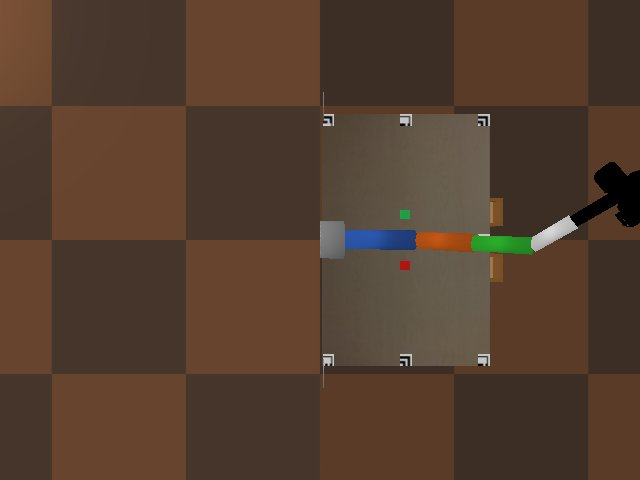
#> input picture Controller-Simulators/3d-april-tags-coordinate-test/datarow-00001-cam1.jpg, 640 x 480 px, found by its file name
$ python enhanced_black_blob_detector.py
#> lines starting #> are read from the running program, lines starting #| are printed output that depends on the picture; after the words box and inside, x2 and y2 are one past the last pixel; in counts of white or black regions, pixels touching at a corner belong together
import cv2
import numpy as np

def find_yellow_region(image):
    """
    Find the yellow region in the image to use as reference point.

    Args:
        image: BGR image

    Returns:
        tuple: (x, y) center of yellow region, or None if not found
    """
    # Convert to HSV for better color detection
    hsv = cv2.cvtColor(image, cv2.COLOR_BGR2HSV)

    # Define range for yellow color in HSV
    # Yellow hue is around 20-30 in OpenCV HSV
    lower_yellow = np.array([15, 100, 100])
    upper_yellow = np.array([35, 255, 255])

    # Create mask for yellow regions
    yellow_mask = cv2.inRange(hsv, lower_yellow, upper_yellow)

    # Find contours
    contours, _ = cv2.findContours(yellow_mask, cv2.RETR_EXTERNAL, cv2.CHAIN_APPROX_SIMPLE)

    if contours:
        # Find largest yellow contour
        largest_contour = max(contours, key=cv2.contourArea)

        # Calculate centroid
        M = cv2.moments(largest_contour)
        if M["m00"] != 0:
            cx = int(M["m10"] / M["m00"])
            cy = int(M["m01"] / M["m00"])
            return (cx, cy)

    return None

def get_black_blob_analysis(image_path):
    """
    Analyze black blob and find both center and tip furthest from yellow region.

    Args:
        image_path (str): Path to the image file

    Returns:
        dict: Analysis results with center, tip, and other info
    """

    # Load the image
    image = cv2.imread(image_path)
#> image is the input picture: shape (480, 640, 3); mean B, G, R 46.4, 61.6, 83.7

    # Convert to grayscale
    gray = cv2.cvtColor(image, cv2.COLOR_BGR2GRAY)
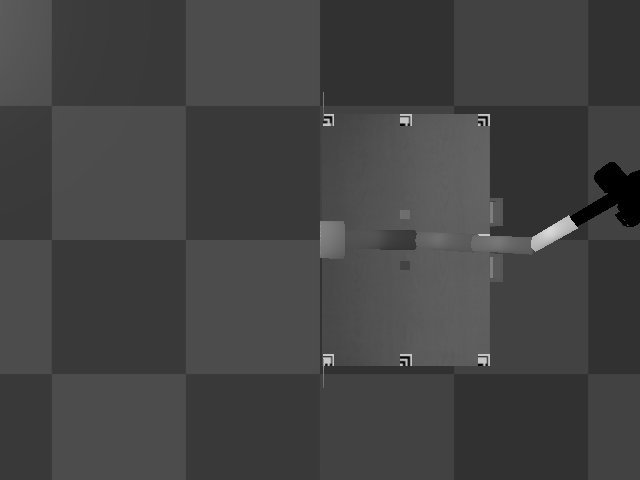
#> gray: shape (480, 640); min 0, max 227, mean 66.5

    # Create a binary mask for black regions (threshold = 30)
    _, black_mask = cv2.threshold(gray, 30, 255, cv2.THRESH_BINARY_INV)
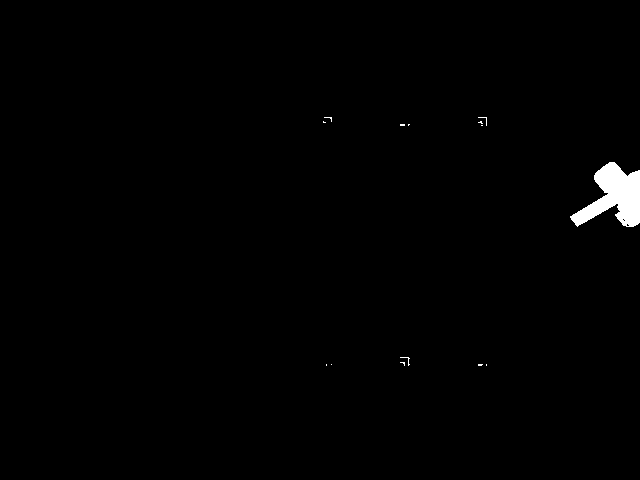
#> black_mask: shape (480, 640); 0.82% white; 14 white regions (13 under 20 px)

    # Find contours of black regions
    contours, _ = cv2.findContours(black_mask, cv2.RETR_EXTERNAL, cv2.CHAIN_APPROX_SIMPLE)
#> contours = 14 contours, 13 with area under 20; largest, box (x1, y1, x2, y2) and area: (570, 162, 640, 227) 2294

    # Find the largest black contour
    largest_contour = max(contours, key=cv2.contourArea)
#> largest_contour = contour of 126 points, box (x1, y1, x2, y2) (570, 162, 640, 227), area 2294

    # Calculate the centroid
    M = cv2.moments(largest_contour)
#> M = moments, m00 2294, centre m10/m00, m01/m00 = (614.5, 195.9)
    center_x = int(M["m10"] / M["m00"])
#> center_x = 614
    center_y = int(M["m01"] / M["m00"])
#> center_y = 195

    # Find yellow region
    yellow_center = find_yellow_region(image)
#> in find_yellow_region, `hsv = cv2.cvtColor(image, cv2.COLOR_BGR2HSV)`: hsv: shape (480, 640, 3); mean H, S, V 13.5, 114, 84.6
#> in find_yellow_region, `yellow_mask = cv2.inRange(hsv, lower_yellow, upper_yellow)`:
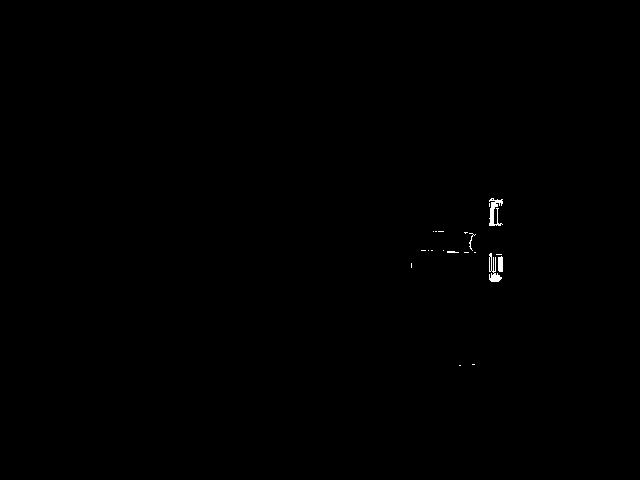
#> yellow_mask: shape (480, 640); 0.17% white; 20 white regions (15 under 20 px)
#> in find_yellow_region, `contours, _ = cv2.findContours(yellow_mask, cv2.RETR_EXTERNAL, cv2.CHA..`: contours = 20 contours, 17 with area under 20; largest, box (x1, y1, x2, y2) and area: (489, 198, 503, 226) 120, (489, 253, 502, 282) 100, (498, 256, 503, 272) 56
#> in find_yellow_region, `largest_contour = max(contours, key=cv2.contourArea)`: largest_contour = contour of 66 points, box (x1, y1, x2, y2) (489, 198, 503, 226), area 120
#> in find_yellow_region, `M = cv2.moments(largest_contour)`: M = moments, m00 119.5, centre m10/m00, m01/m00 = (493.5, 210.9)
#> in find_yellow_region, `cx = int(M["m10"] / M["m00"])`: cx = 493
#> in find_yellow_region, `cy = int(M["m01"] / M["m00"])`: cy = 210
#> yellow_center = (493, 210)

    # Find the point on the black blob contour that's furthest from yellow
    tip_point = None
    max_distance = 0

    if yellow_center:
        yellow_x, yellow_y = yellow_center
#> yellow_x = 493; yellow_y = 210

        # Check each point on the contour
        for point in largest_contour:
            px, py = point[0]
            # Calculate distance from this point to yellow center
            distance = np.sqrt((px - yellow_x)**2 + (py - yellow_y)**2)

            if distance > max_distance:
                max_distance = distance
                tip_point = (px, py)
#> this loop made 126 passes
#> (px, py, distance, max_distance) on passes 1, 96, 104, 105, 106, 107, 108, 109, 110, 111, 112, 113: (609, 162, 125.5, 125.5), (620, 211, 127, 127), (622, 223, 129.7, 129.7), (622, 224, 129.8, 129.8), (623, 225, 130.9, 130.9), (625, 225, 132.8, 132.8), (626, 226, 134, 134), (633, 226, 140.9, 140.9), (634, 225, 141.8, 141.8), (635, 225, 142.8, 142.8), (636, 224, 143.7, 143.7), (637, 224, 144.7, 144.7)
#> (px, py, distance) on passes 2 to 7: (607, 164, 122.9), (606, 164, 122), (604, 166, 119.4), (603, 166, 118.5), (599, 170, 113.3), (598, 170, 112.4)
#> after the loop, max_distance = 151.4
    else:
        # If no yellow found, find the rightmost point (assuming tip is on the right)
        rightmost_point = tuple(largest_contour[largest_contour[:, :, 0].argmax()][0])
        tip_point = rightmost_point

    # Create visualization
    result_image = image.copy()

    # Draw black blob contour
    cv2.drawContours(result_image, [largest_contour], -1, (0, 255, 0), 2)

    # Mark center
    cv2.circle(result_image, (center_x, center_y), 5, (0, 0, 255), -1)
#> result_image: shape (480, 640, 3); mean B, G, R 46.3, 62.3, 83.7
    cv2.putText(result_image, f"Center ({center_x}, {center_y})",
               (center_x + 10, center_y - 10), cv2.FONT_HERSHEY_SIMPLEX, 0.4, (0, 0, 255), 1)
#> result_image: shape (480, 640, 3); mean B, G, R 46.3, 62.3, 83.7

    # Mark tip
    if tip_point:
        cv2.circle(result_image, tip_point, 5, (255, 0, 0), -1)
#> result_image: shape (480, 640, 3); mean B, G, R 46.4, 62.3, 83.7
        cv2.putText(result_image, f"Tip ({tip_point[0]}, {tip_point[1]})",
                   (tip_point[0] + 10, tip_point[1] + 10), cv2.FONT_HERSHEY_SIMPLEX, 0.4, (255, 0, 0), 1)

    # Mark yellow center if found
    if yellow_center:
        cv2.circle(result_image, yellow_center, 5, (0, 255, 255), -1)
#> result_image: shape (480, 640, 3); mean B, G, R 46.3, 62.3, 83.7
        cv2.putText(result_image, f"Yellow ({yellow_center[0]}, {yellow_center[1]})",
                   (yellow_center[0] + 10, yellow_center[1] - 10), cv2.FONT_HERSHEY_SIMPLEX, 0.4, (0, 255, 255), 1)
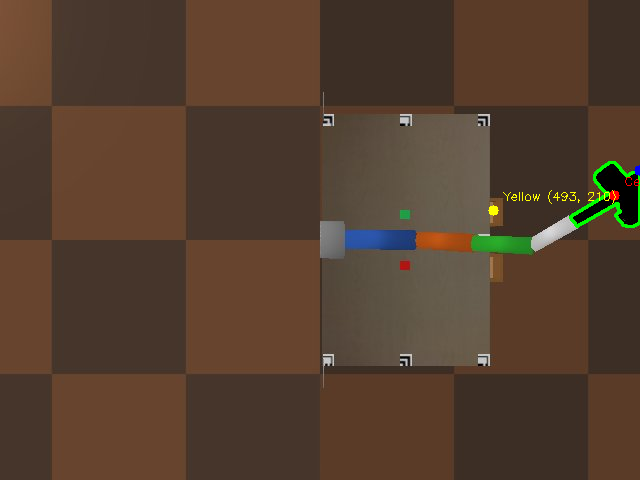
#> result_image: shape (480, 640, 3); mean B, G, R 46.3, 62.5, 83.9

    # Save result
    result_path = image_path.replace('.jpg', '_enhanced_detected.jpg')
    cv2.imwrite(result_path, result_image)

    return {
        'center': (center_x, center_y),
        'tip': tip_point,
        'yellow_center': yellow_center,
        'blob_area': cv2.contourArea(largest_contour),
        'distance_tip_to_yellow': max_distance if yellow_center else None,
        'result_image_path': result_path
    }

def get_black_blob_tip(image_path):
    """
    Simple function to get just the tip position.

    Args:
        image_path (str): Path to the image file

    Returns:
        tuple: (x, y) coordinates of the black blob tip furthest from yellow
    """
    result = get_black_blob_analysis(image_path)
    return result['tip']

if __name__ == "__main__":
    image_path = "dataset_20250821_115559/datarow-00001-cam1.jpg"

    print("=== Enhanced Black Blob Analysis ===")
    result = get_black_blob_analysis(image_path)
#> result = 6 items

    print(f"Black blob center: {result['center']} pixels")
#| Black blob center: (614, 195) pixels
    print(f"Black blob tip (furthest from yellow): {result['tip']} pixels")
#| Black blob tip (furthest from yellow): (639, 170) pixels
    print(f"Yellow region center: {result['yellow_center']} pixels")
#| Yellow region center: (493, 210) pixels
    print(f"Black blob area: {result['blob_area']} pixels")
#| Black blob area: 2294.0 pixels
    if result['distance_tip_to_yellow']:
        print(f"Distance from tip to yellow: {result['distance_tip_to_yellow']:.1f} pixels")
#| Distance from tip to yellow: 151.4 pixels
    print(f"Enhanced visualization saved to: {result['result_image_path']}")
#| Enhanced visualization saved to: dataset_20250821_115559/datarow-00001-cam1_enhanced_detected.jpg

$ run again, with Controller-Simulators/3d-april-tags-coordinate-test/datarow-00001-cam3.jpg copied over Controller-Simulators/3d-april-tags-coordinate-test/datarow-00001-cam1.jpg
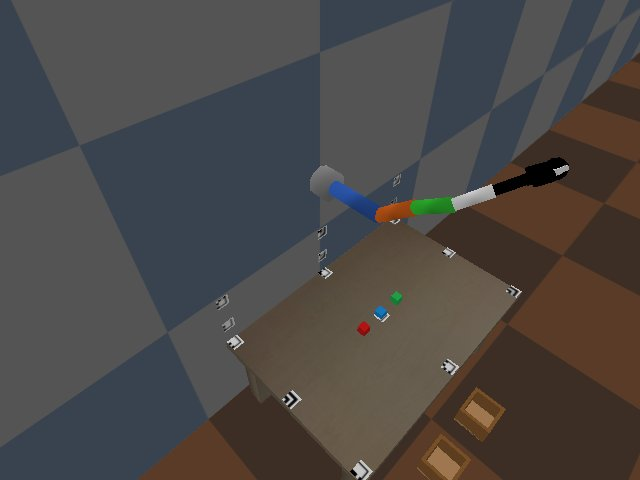
#> input picture Controller-Simulators/3d-april-tags-coordinate-test/datarow-00001-cam3.jpg, 640 x 480 px, found by its file name
#> in get_black_blob_analysis, image is the input picture: shape (480, 640, 3); mean B, G, R 69.8, 71.8, 75.4
#> in get_black_blob_analysis, `_, black_mask = cv2.threshold(gray, 30, 255, cv2.THRESH_BINARY_INV)`:
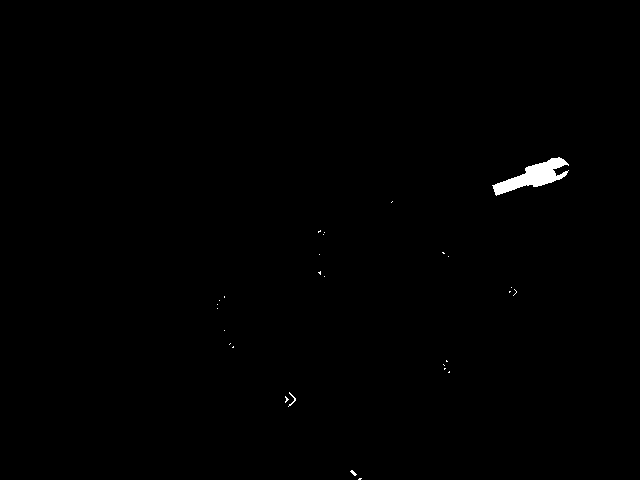
#> black_mask: shape (480, 640); 0.43% white; 28 white regions (25 under 20 px)
#> in get_black_blob_analysis, `contours, _ = cv2.findContours(black_mask, cv2.RETR_EXTERNAL, cv2.CHAI..`: contours = 28 contours, 27 with area under 20; largest, box (x1, y1, x2, y2) and area: (492, 157, 569, 196) 1091
#> in get_black_blob_analysis, `largest_contour = max(contours, key=cv2.contourArea)`: largest_contour = contour of 134 points, box (x1, y1, x2, y2) (492, 157, 569, 196), area 1091
#> in get_black_blob_analysis, `M = cv2.moments(largest_contour)`: M = moments, m00 1091, centre m10/m00, m01/m00 = (533, 176)
#> center_x = 533
#> center_y = 176
#> hsv: shape (480, 640, 3); mean H, S, V 42.4, 60.5, 82.3
#> yellow_mask: shape (480, 640); 0.46% white; 21 white regions (17 under 20 px)
#> in find_yellow_region, `contours, _ = cv2.findContours(yellow_mask, cv2.RETR_EXTERNAL, cv2.CHA..`: contours = 21 contours, 19 with area under 20; largest, box (x1, y1, x2, y2) and area: (422, 437, 469, 480) 821, (460, 388, 505, 433) 504
#> in find_yellow_region, `largest_contour = max(contours, key=cv2.contourArea)`: largest_contour = contour of 105 points, box (x1, y1, x2, y2) (422, 437, 469, 480), area 821
#> in find_yellow_region, `M = cv2.moments(largest_contour)`: M = moments, m00 821, centre m10/m00, m01/m00 = (443.3, 463)
#> cx = 443
#> cy = 463
#> yellow_center = (443, 463)
#> yellow_x = 443; yellow_y = 463
#> the loop in get_black_blob_analysis, `for point in largest_contour:` made 134 passes
#> (px, py, distance, max_distance) on passes 1, 132, 134: (558, 157, 326.9, 326.9), (561, 158, 327, 327), (559, 157, 327.2, 327.2)
#> after the loop in get_black_blob_analysis, `for point in largest_contour:`: max_distance = 327.2
#> in get_black_blob_analysis, `cv2.putText(result_image, f"Yellow ({yellow_center[0]}, {yellow_center..`:
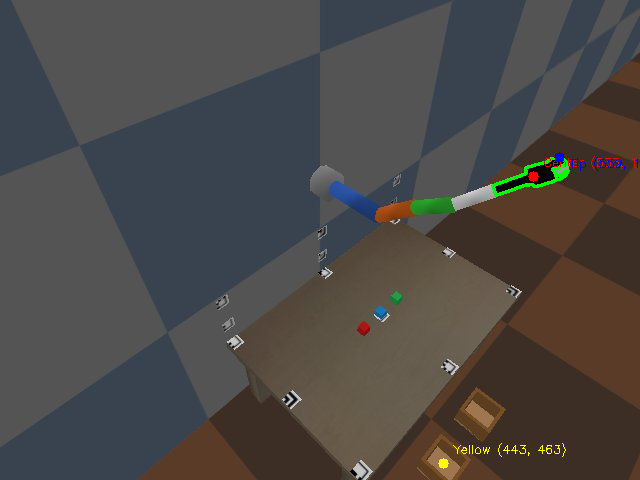
#> result_image: shape (480, 640, 3); mean B, G, R 69.9, 72.5, 75.6
#> result = 6 items
#| Black blob center: (533, 176) pixels
#| Black blob tip (furthest from yellow): (559, 157) pixels
#| Yellow region center: (443, 463) pixels
#| Black blob area: 1091.0 pixels
#| Distance from tip to yellow: 327.2 pixels
#| Enhanced visualization saved to: dataset_20250821_115559/datarow-00001-cam1_enhanced_detected.jpg
